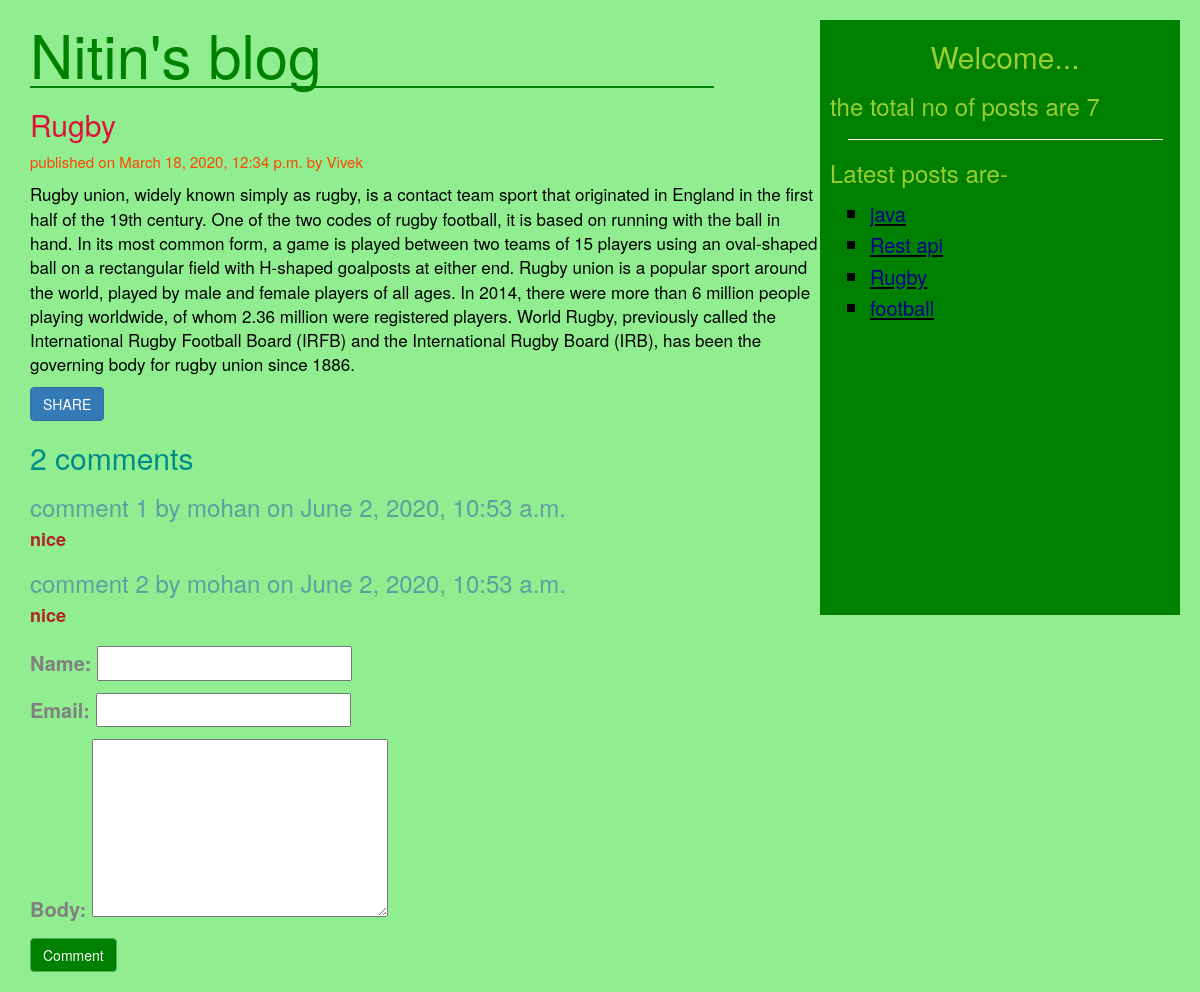
Page /detail/2020/03/18/rugby on the committed database.
### blogApp/models.py (models this page shows, shortened)
class Post(models.Model):
    STATUS_CHOICES=(('draft','DRAFT'),('published','PUBLISHED'))
    title=models.CharField(max_length=200)
    slug=models.SlugField(unique_for_date='publish',max_length=250)
    author=models.ForeignKey(User,related_name='blog_posts',on_delete=models.CASCADE)
    body=models.TextField()
    publish=models.DateTimeField(default=timezone.now)
    created=models.DateTimeField(auto_now_add=True)
    updated=models.DateTimeField(auto_now=True)
    status=models.CharField(max_length=10,choices=STATUS_CHOICES,default='draft')
    objects=Manager()
    tags=TaggableManager()
    class Meta:
        ordering=('-publish',)
    def get_absolute_url(self):
        return reverse('detail',args=[self.publish.year,self.publish.strftime('%m'),
                                      self.publish.strftime('%d'),self.slug])

class Comment(models.Model):
    post=models.ForeignKey(Post,related_name='comments',on_delete=models.CASCADE)
    name=models.CharField(max_length=40)
    email=models.EmailField()
    body=models.TextField()
    created=models.DateTimeField(auto_now_add=True)
    updated=models.DateTimeField(auto_now=True)
    active=models.BooleanField(default=True)
    class Meta:
        ordering=('-created',)

### blogApp/views.py (the view)
# urls.py: path('detail/<int:year>/<int:month>/<int:day>/<slug:title>',views.post_detail_view,name='detail'),
def post_detail_view(request,year,month,day,title):
    post=Post.objects.get(slug=title,status='published',publish__day=day,
                          publish__year=year,publish__month=month)
    comments=post.comments.filter(active=True)
    csubmit=False
    if request.method=='POST':
        form=CommentForm(request.POST)
        if form.is_valid():
            new_comment=form.save(commit=False)
            new_comment.post=post
            new_comment.save()
            csubmit=True
    else:
        form=CommentForm()
    return render(request,"post_detail.html",{'post':post,'form':form,'csubmit':csubmit,'comments':comments})

### blogApp/forms.py
class CommentForm(forms.ModelForm):
    body=forms.CharField(widget=forms.Textarea(attrs={'rows':6,'cols':25}))
    class Meta:
        model=Comment
        fields=('name','email','body')

### blogApp/models.py (called while the page is built)
    def get_queryset(self):
        return super().get_queryset().filter(status='published')

### blogApp/templatetags/blog_tag.py (called while the page is built)
@register.simple_tag(name='mytag')
def total_posts():
    post=Post.objects.count()
    return post

@register.inclusion_tag('latestpost.html',name='mytag2')
def show_latest_posts(count=2):
    latest_posts=Post.objects.order_by('-publish')[:count]
    return {'latest_posts':latest_posts}

### templates/post_detail.html (shortened to what this page needs)
{% extends 'base.html'%}
{% load static %}
{% block bodycontent %}
<html>
    <head>
    <link rel="stylesheet" href="{% static 'blog.css' %}">
    </head>
    <body>
    <div class="container">
        <h1 style="width:60%;">Nitin's blog </h1>
            <h2>{{ post.title }}</h2>
            <p class="date">published on {{ post.publish }} by {{ post.author|title }}</p>
            <p class="postbody">{{ post.body}}</p>
        <a class="btn btn-primary" href="/share/{{ post.id }}" >SHARE</a>
    {% with comments.count as comments_count %}
        <h2 style="color: darkcyan">{{ comments_count }} comment{{ comments_count|pluralize }}
    {% endwith %}
    {% if comments %}
        {% for comment in comments %}
            <h3 style="color: cadetblue">comment {{ forloop.counter }} by {{ comment.name }} on {{ comment.created }}</h3>
            <h4 style="font-weight: bold;color: firebrick">{{ comment.body|linebreaks}}</h4>
        {% endfor %}
    {% endif %}
    {% if csubmit %}
        <p style="color: cadetblue">your comment saved successfully</p>
    {% else %}
        <div style="color: gray;font-size: 20px;margin-top: 20px">
        <form method="post">
            {{ form.as_p }}
            <button class="btn btn-success" type="submit" style="background: green">Comment</button>
        </form>
        </div>
    {% endif %}
    </div>
</body>
</html>
{% endblock %}

### templates/latestpost.html
<html>
<head>
</head>
<body>
<ul style="list-style: square;font-size: 22px;color: black">
    {% for post in latest_posts %}
        <li><u><a style="color: darkblue;font-size:20px" href="{{ post.get_absolute_url }}">{{ post.title }}</a></u></li>
    {% endfor %}
</ul>
</body>
</html>

### blogApp/static/blog.css (style rules this page uses)
.postbody { font-size: 17px; color: black; }
.date { font-size: 15px; color:orangered; }
h2 { color:crimson; }
h1 { font-size: 60px; color:green; border-bottom:2px solid green; }
body { background-color: lightgreen; }

### rows in the picture
Post: title "java"
Post: title "Rest api"
Post: title "Rugby", publish "March 18, 2020, 12:34 p.m.", author "Vivek", body "Rugby union, widely known simply as rugby, is a contact team sport that originated in England in the first half of the 19th century. One of the two codes of rugby football, it is based on running with the ball in hand. In its most common form, a game is played between two teams of 15 players using an oval-shaped ball on a rectangular field with H-shaped goalposts at either end. Rugby union is a popular sport around the world, played by male and female players of all ages. In 2014, there were more than 6 million people playing worldwide, of whom 2.36 million were registered players. World Rugby, previously called the International Rugby Football Board (IRFB) and the International Rugby Board…"
Post: title "football"
Comment: name "mohan", created "June 2, 2020, 10:53 a.m.", body "nice"
Comment: name "mohan", created "June 2, 2020, 10:53 a.m.", body "nice"

### other values in the picture
{{ comments_count }} "2"
